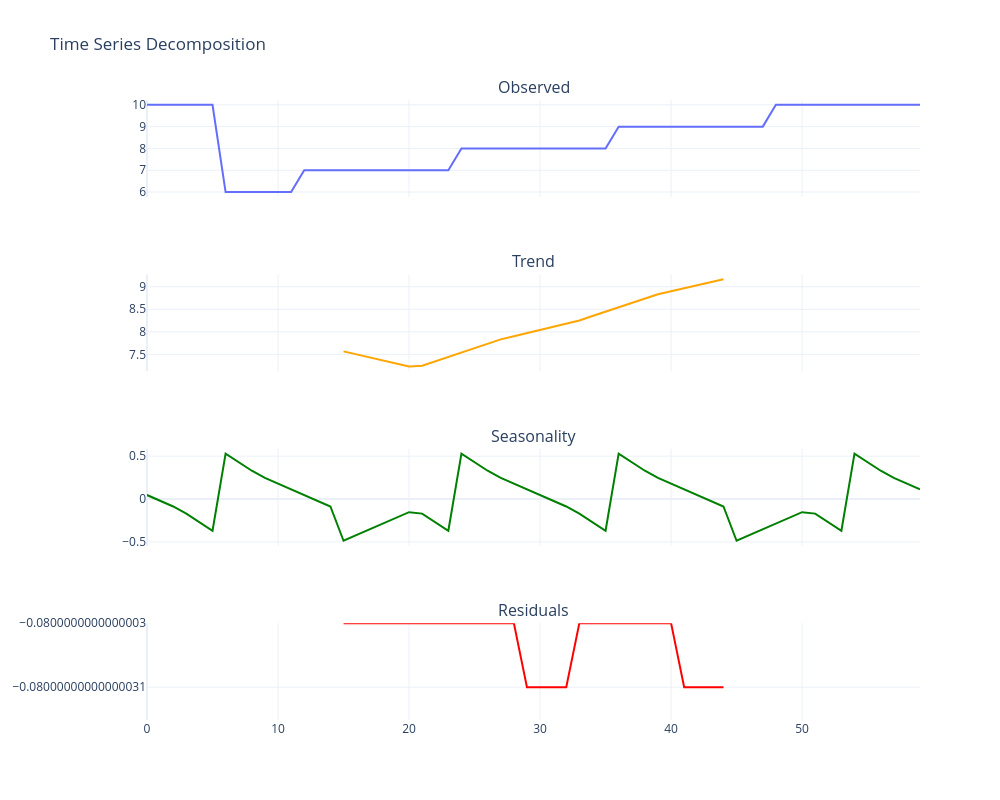

The code cell stored with this chart in its notebook:
### Code cell
plot_decomposition(df_6)

### Figure 1 — Plotly figure (JSON) as saved in the notebook; plotly's stock layout.template omitted (floating-point values rounded to 4 significant figures)
{"data": [{"mode": "lines", "name": "Observed", "type": "scatter", "x": [0, 1, 2, 3, 4, 5, 6, 7, 8, 9, 10, 11, 12, 13, 14, 15, 16, 17, 18, 19, 20, 21, 22, 23, 24, 25, 26, 27, 28, 29, 30, 31, 32, 33, 34, 35, 36, 37, 38, 39, 40, 41, 42, 43, 44, 45, 46, 47, 48, 49, 50, 51, 52, 53, 54, 55, 56, 57, 58, 59], "xaxis": "x", "y": [10, 10, 10, 10, 10, 10, 6, 6, 6, 6, 6, 6, 7, 7, 7, 7, 7, 7, 7, 7, 7, 7, 7, 7, 8, 8, 8, 8, 8, 8, 8, 8, 8, 8, 8, 8, 9, 9, 9, 9, 9, 9, 9, 9, 9, 9, 9, 9, 10, 10, 10, 10, 10, 10, 10, 10, 10, 10, 10, 10], "yaxis": "y"}, {"line": {"color": "orange"}, "mode": "lines", "name": "Trend", "type": "scatter", "x": [0, 1, 2, 3, 4, 5, 6, 7, 8, 9, 10, 11, 12, 13, 14, 15, 16, 17, 18, 19, 20, 21, 22, 23, 24, 25, 26, 27, 28, 29, 30, 31, 32, 33, 34, 35, 36, 37, 38, 39, 40, 41, 42, 43, 44, 45, 46, 47, 48, 49, 50, 51, 52, 53, 54, 55, 56, 57, 58, 59], "xaxis": "x2", "y": [null, null, null, null, null, null, null, null, null, null, null, null, null, null, null, 7.567, 7.5, 7.433, 7.367, 7.3, 7.233, 7.25, 7.35, 7.45, 7.55, 7.65, 7.75, 7.833, 7.9, 7.967, 8.033, 8.1, 8.167, 8.25, 8.35, 8.45, 8.55, 8.65, 8.75, 8.833, 8.9, 8.967, 9.033, 9.1, 9.167, null, null, null, null, null, null, null, null, null, null, null, null, null, null, null], "yaxis": "y2"}, {"line": {"color": "green"}, "mode": "lines", "name": "Seasonality", "type": "scatter", "x": [0, 1, 2, 3, 4, 5, 6, 7, 8, 9, 10, 11, 12, 13, 14, 15, 16, 17, 18, 19, 20, 21, 22, 23, 24, 25, 26, 27, 28, 29, 30, 31, 32, 33, 34, 35, 36, 37, 38, 39, 40, 41, 42, 43, 44, 45, 46, 47, 48, 49, 50, 51, 52, 53, 54, 55, 56, 57, 58, 59], "xaxis": "x3", "y": [0.04667, -0.02, -0.08667, -0.17, -0.27, -0.37, 0.53, 0.43, 0.33, 0.2467, 0.18, 0.1133, 0.04667, -0.02, -0.08667, -0.4867, -0.42, -0.3533, -0.2867, -0.22, -0.1533, -0.17, -0.27, -0.37, 0.53, 0.43, 0.33, 0.2467, 0.18, 0.1133, 0.04667, -0.02, -0.08667, -0.17, -0.27, -0.37, 0.53, 0.43, 0.33, 0.2467, 0.18, 0.1133, 0.04667, -0.02, -0.08667, -0.4867, -0.42, -0.3533, -0.2867, -0.22, -0.1533, -0.17, -0.27, -0.37, 0.53, 0.43, 0.33, 0.2467, 0.18, 0.1133], "yaxis": "y3"}, {"line": {"color": "red"}, "mode": "lines", "name": "Residuals", "type": "scatter", "x": [0, 1, 2, 3, 4, 5, 6, 7, 8, 9, 10, 11, 12, 13, 14, 15, 16, 17, 18, 19, 20, 21, 22, 23, 24, 25, 26, 27, 28, 29, 30, 31, 32, 33, 34, 35, 36, 37, 38, 39, 40, 41, 42, 43, 44, 45, 46, 47, 48, 49, 50, 51, 52, 53, 54, 55, 56, 57, 58, 59], "xaxis": "x4", "y": [null, null, null, null, null, null, null, null, null, null, null, null, null, null, null, -0.08, -0.08, -0.08, -0.08, -0.08, -0.08, -0.08, -0.08, -0.08, -0.08, -0.08, -0.08, -0.08, -0.08, -0.08, -0.08, -0.08, -0.08, -0.08, -0.08, -0.08, -0.08, -0.08, -0.08, -0.08, -0.08, -0.08, -0.08, -0.08, -0.08, null, null, null, null, null, null, null, null, null, null, null, null, null, null, null], "yaxis": "y4"}], "layout": {"annotations": [{"font": {"size": 16}, "showarrow": false, "text": "Observed", "x": 0.5, "xanchor": "center", "xref": "paper", "y": 1, "yanchor": "bottom", "yref": "paper"}, {"font": {"size": 16}, "showarrow": false, "text": "Trend", "x": 0.5, "xanchor": "center", "xref": "paper", "y": 0.7188, "yanchor": "bottom", "yref": "paper"}, {"font": {"size": 16}, "showarrow": false, "text": "Seasonality", "x": 0.5, "xanchor": "center", "xref": "paper", "y": 0.4375, "yanchor": "bottom", "yref": "paper"}, {"font": {"size": 16}, "showarrow": false, "text": "Residuals", "x": 0.5, "xanchor": "center", "xref": "paper", "y": 0.1562, "yanchor": "bottom", "yref": "paper"}], "height": 800, "showlegend": false, "title": {"text": "Time Series Decomposition"}, "width": 1000, "xaxis": {"anchor": "y", "domain": [0, 1], "matches": "x4", "showticklabels": false}, "xaxis2": {"anchor": "y2", "domain": [0, 1], "matches": "x4", "showticklabels": false}, "xaxis3": {"anchor": "y3", "domain": [0, 1], "matches": "x4", "showticklabels": false}, "xaxis4": {"anchor": "y4", "domain": [0, 1]}, "yaxis": {"anchor": "x", "domain": [0.8438, 1]}, "yaxis2": {"anchor": "x2", "domain": [0.5625, 0.7188]}, "yaxis3": {"anchor": "x3", "domain": [0.2812, 0.4375]}, "yaxis4": {"anchor": "x4", "domain": [0, 0.1562]}}}
